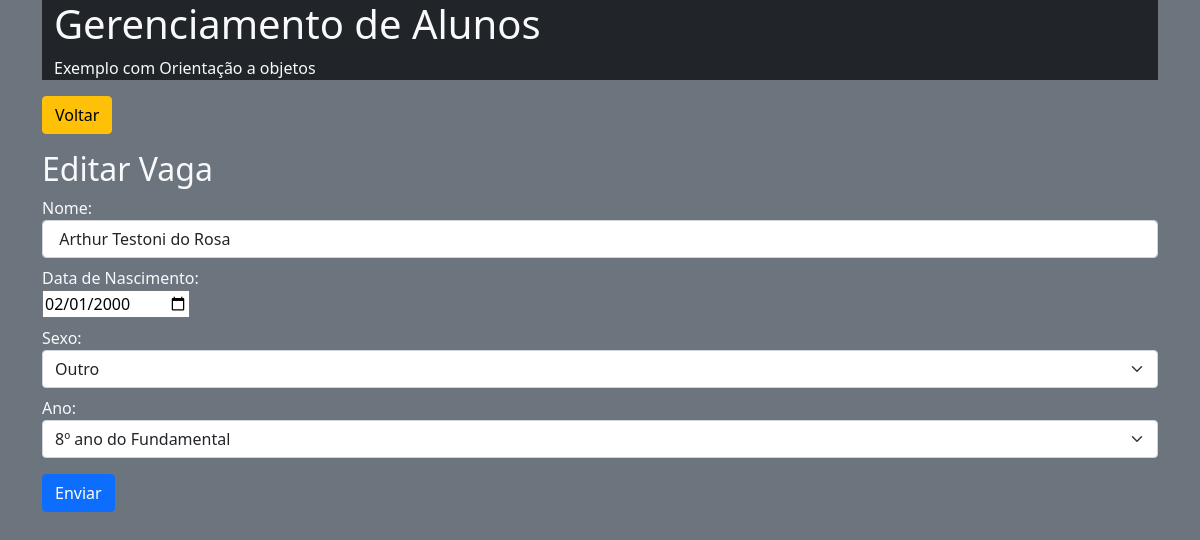
The app's page /editar.php?id=8 with its own data.
### tables this page shows
CREATE TABLE `aluno` (
  `idaluno` int(11) NOT NULL AUTO_INCREMENT,
  `nome_al` varchar(45) NOT NULL,
  `nascimento` date NOT NULL,
  `sexo` varchar(45) NOT NULL,
  `ano_serie` varchar(45) NOT NULL,
  `data_cadastro` date NOT NULL,
  PRIMARY KEY (`idaluno`)
);

### editar.php (called while the page is built, shortened)
<?php
$obAluno = Aluno::getAluno($_GET['id']);
include __DIR__.'/includes/header.php';
include __DIR__.'/includes/formulario.php';
include __DIR__.'/includes/footer.php';

### app/Db/Database.php (called while the page is built, shortened)
<?php
class Database{
    private $table;
    private $connection;
    public function __construct($table = null){
        $this->table = $table;
    }
    public function setConnection(){
        try{
            $this->connection = new PDO('mysql:host='.self::HOST.';dbname='.self::NAME,self::USER,self::PASS);
            $this->connection->setAttribute(PDO::ATTR_ERRMODE,PDO::ERRMODE_EXCEPTION);
        }catch(PDOException $e){
            die('ERROR: '.$e->getMessage());
        }
    }
    public function execute($query, $params = []){
        try{
            $statement = $this->connection->prepare($query);
            $statement->execute($params);
            return $statement;
        }catch(PDOException $e){
            die('ERROR: '.$e->getMessage());
        }
    }
    public function select($where = null, $order = null, $limit = null, $field = '*'){
        $where = strlen($where) ? 'WHERE '.$where : '';
        $order = strlen($order) ? 'ORDER BY '.$order : '';
        $limit = strlen($limit) ? 'LIMIT '.$limit : '';
        $query = 'SELECT '.$field.' FROM '.$this->table.' '.$where.' '.$order.' '.$limit;
        return $this->execute($query);
    }
}

### app/Entity/Aluno.php (called while the page is built, shortened)
<?php
class Aluno{
    public static function getAluno($id){
        return (new Database('aluno'))->select('idaluno = '.$id)
                                      ->fetchObject(self::class);
    }
}

### includes/formulario.php (the view, shortened to what this page needs)
<main>
    <section>
        <a href="index.php">
            <button class="btn btn-warning">Voltar</button>
        </a>
    </section>
    <h2 class="mt-3"><?=TITLE?></h2>
    <form method="post">
        <div class="form-group mt-2">
            <label>Nome: </label>
            <input type="text" class="form-control" name="nome" value="<?=isset($obAluno->nome_al) ? $obAluno->nome_al : ' '?>">
        </div>
        <div class="form-group mt-2">
            <label>Data de Nascimento: </label><br>
            <input type="date" class="datepicker" name="data" value="<?=isset($obAluno->nascimento) ? $obAluno->nascimento : ' '?>">
        </div>
        <div class="form-group mt-2">
            <label>Sexo: </label>
            <select name="select_sexo" class="form-select" aria-label="Default select example">
                <option value="outro" <?=isset($obAluno->ano_serie) ? $obAluno->sexo == 'outro' ? 'selected' : ' ' : ' '?>>Outro</option>
            </select>
        </div>
        <div class="form-group mt-2">
            <label>Ano: </label>
            <select name="select_ano" class="form-select" aria-label="Default select example" >
                <option value="8" <?=isset($obAluno->ano_serie) ? $obAluno->ano_serie == '8' ? 'selected' : ' ' : ' ' ?>>8º ano do Fundamental</option>
            </select>
        </div>
        <div class="form-group mt-3">
            <button type="submit" class="btn btn-primary">Enviar</button>
        </div>
    </form>
</main>

### records on screen
aluno: nome "Arthur Testoni do Rosa", data "02/01/2000", select_sexo "Outro", select_ano "8º ano do Fundamental"

### other values on screen
TITLE "Editar Vaga"
